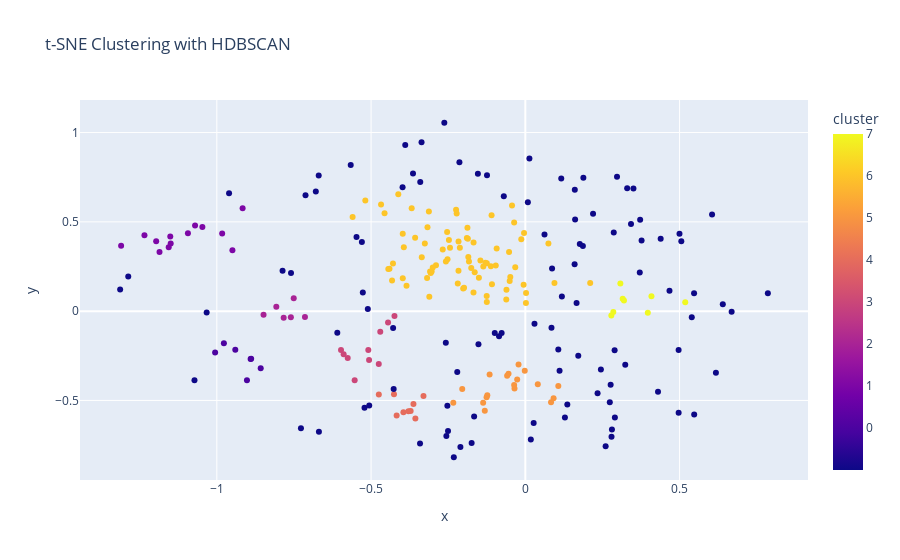

This figure's notebook cell:
### Markdown cell above
Rys 11. Porównanie klastrów HDBSCAN oraz metryki ARI (pomiędzy klastrami HDBSCAN a anotacjami) zależnie od parametrów min_cluster_size i max_cluster_size, dla osadzeń TF-IDF.

### Code cell
clusterer = HDBSCAN(min_cluster_size=5, max_cluster_size=100)
cluster_labels = clusterer.fit_predict(X_tsne)

data_tsne["cluster"] = cluster_labels

fig = px.scatter(
    data_tsne, x="x", y="y", color="cluster", hover_data=["text_short", "sentiment"],
    title="t-SNE Clustering with HDBSCAN"
)
fig.update_layout(coloraxis_colorbar=dict(tickvals=list(range(len(set(cluster_labels))))))
fig.show()

### Figure 1 — Plotly figure (JSON) as saved in the notebook; plotly's stock layout.template omitted (floating-point values rounded to 4 significant figures; data arrays with more than 128 entries replaced by an {"elided": "..."} marker saying what was removed)
{"data": [{"customdata": {"elided": "250x2 str values"}, "hovertemplate": "x=%{x}<br>y=%{y}<br>text_short=%{customdata[0]}<br>sentiment=%{customdata[1]}<br>cluster=%{marker.color}<extra></extra>", "legendgroup": "", "marker": {"color": {"elided": "250 int values"}, "coloraxis": "coloraxis", "symbol": "circle"}, "mode": "markers", "name": "", "orientation": "v", "showlegend": false, "type": "scatter", "x": {"elided": "250 float values"}, "xaxis": "x", "y": {"elided": "250 float values"}, "yaxis": "y"}], "layout": {"coloraxis": {"colorbar": {"tickvals": [0, 1, 2, 3, 4, 5, 6, 7, 8], "title": {"text": "cluster"}}, "colorscale": [[0, "#0d0887"], [0.1111, "#46039f"], [0.2222, "#7201a8"], [0.3333, "#9c179e"], [0.4444, "#bd3786"], [0.5556, "#d8576b"], [0.6667, "#ed7953"], [0.7778, "#fb9f3a"], [0.8889, "#fdca26"], [1, "#f0f921"]]}, "legend": {"tracegroupgap": 0}, "title": {"text": "t-SNE Clustering with HDBSCAN"}, "xaxis": {"anchor": "y", "domain": [0, 1], "title": {"text": "x"}}, "yaxis": {"anchor": "x", "domain": [0, 1], "title": {"text": "y"}}}}
